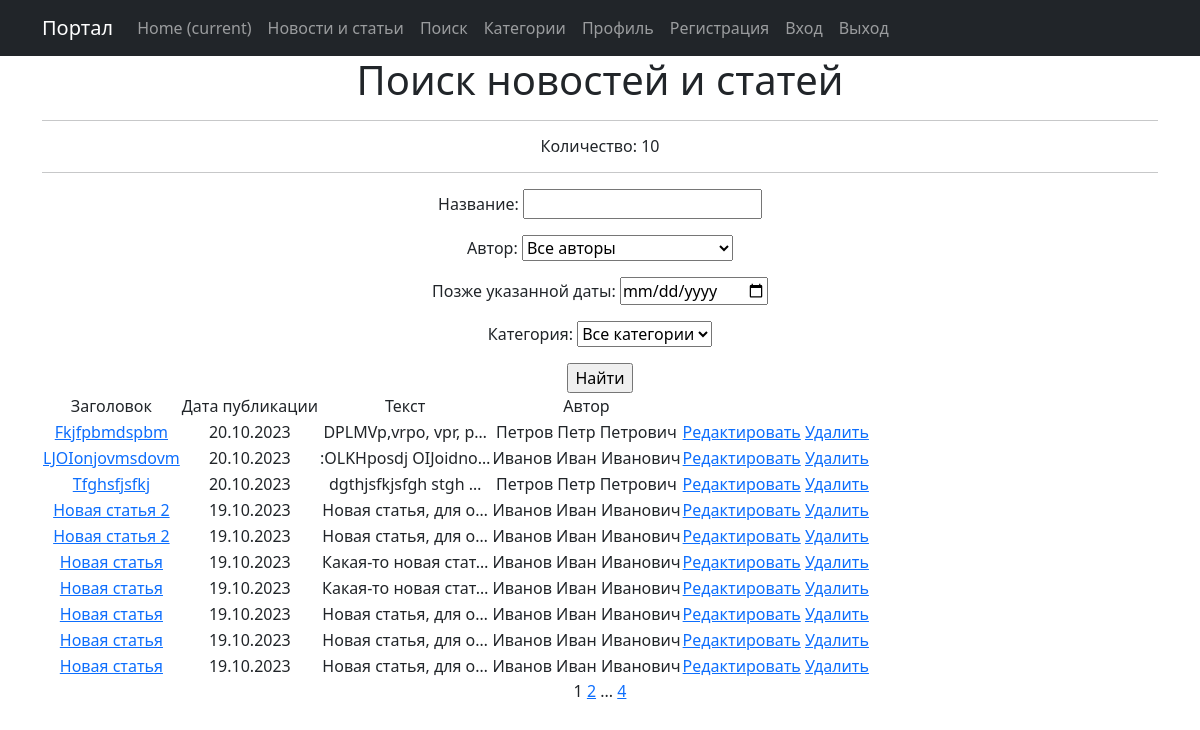
The page /news/search/ on the database as committed earlier.
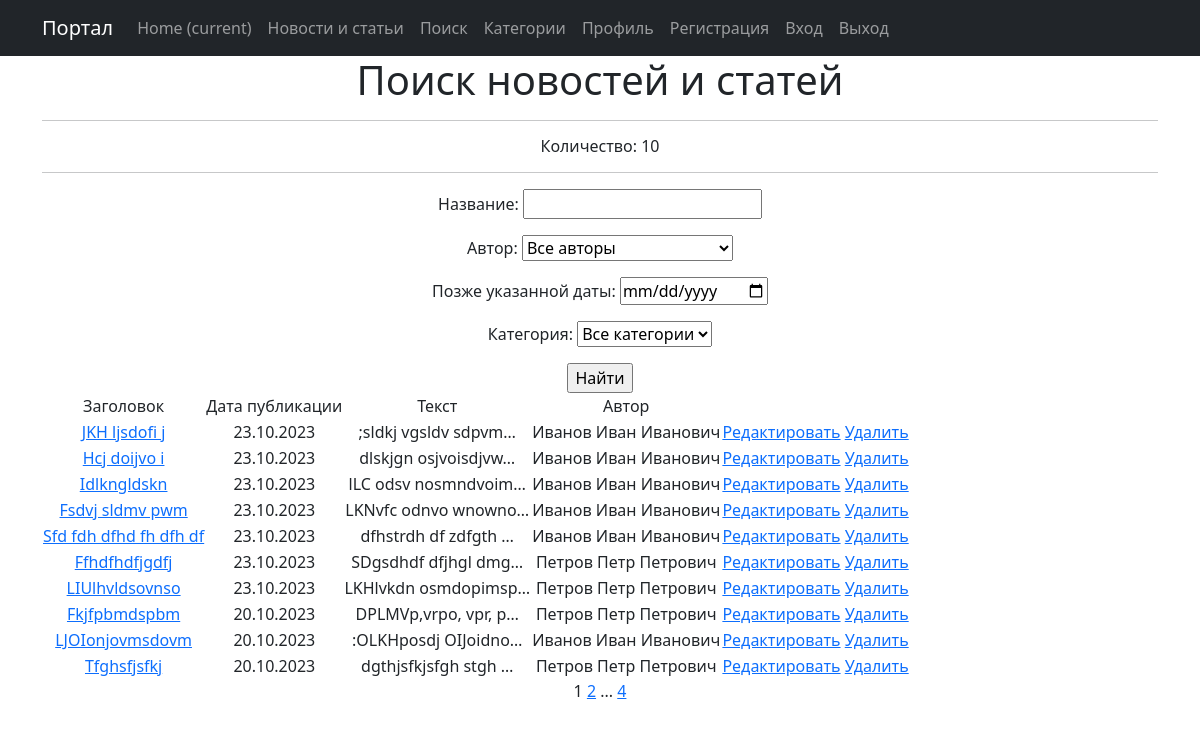
The same page on the database as committed later.
### news/models.py (models this page shows, shortened)
class Post(models.Model):
    article = 'AR'
    news = 'NW'
    POST_CHOICES = [
        (article, 'Статья'),
        (news, 'Новость')
    ]
    author = models.ForeignKey(Author, on_delete=models.CASCADE)
    post = models.CharField(max_length=2, choices=POST_CHOICES, default='NW')
    post_created = models.DateTimeField(auto_now_add=True)
    categories = models.ManyToManyField(Category, through='PostCategory')
    title = models.CharField(max_length=255)
    text = models.TextField()
    rating = models.IntegerField(default=0)

class Author(models.Model):
    user = models.OneToOneField(User, on_delete=models.CASCADE)
    rating = models.IntegerField(default=0)
    def __str__(self):
        return self.user.username

### news/views.py (the view)
# urls.py: path('search/', NewsSearchList.as_view(), name='posts_search'),
class NewsSearchList(ListView):
    model = Post
    ordering = '-post_created'
    template_name = 'news_search.html'
    context_object_name = 'news'
    paginate_by = 10
    def get_queryset(self):
        queryset = super().get_queryset()
        self.filterset = PostFilter(self.request.GET, queryset)
        return self.filterset.qs
    def get_context_data(self, **kwargs):
        context = super().get_context_data(**kwargs)
        context['filterset'] = self.filterset
        return context

### news/models.py (called while the page is built)
    def __str__(self):
        return self.name

### news/templatetags/custom_filters.py (called while the page is built)
@register.filter()
def censor(value):
    for word in words:
        value = value.replace(word, '*' * len(word))
    return value

### news/templatetags/custom_tags.py (called while the page is built)
@register.simple_tag(takes_context=True)
def url_replace(context, **kwargs):
    d = context['request'].GET.copy()
    for k, v in kwargs.items():
        d[k] = v
    return d.urlencode()

### templates/news_search.html (shortened to what this page needs)
{% extends 'default.html' %}
{% load custom_filters %}
{% load custom_tags %}
{% block content %}
    <h1>Поиск новостей и статей</h1>
    <hr>
    <h6>Количество: {{ news|length }}</h6>
    <hr>
    {% if news %}
        <form action="" method="get">
            {{ filterset.form.as_p }}
            <input type="submit" value="Найти">
        </form>
        <table>
            <tr>
                <td>Заголовок</td>
                <td>Дата публикации</td>
                <td>Текст</td>
                <td>Автор</td>
            </tr>
            {% for post in news %}
            <tr>
                <td>
                    <a href="{% url 'post_detail' post.id %}">{{ post.title | censor }}</a>
                </td>
                <td>{{ post.post_created|date:'d.m.Y' }}</td>
                <td>{{ post.text|truncatechars:20|censor }}</td>
                <td>{{ post.author.user.username }}</td>
                <td>
                    <a href="{% url 'post_edit' post.id %}">Редактировать</a>
                    <a href="{% url 'post_delete' post.id %}">Удалить</a>
                </td>
            </tr>
            {% endfor %}
        </table>
    {% else %}
        <h2>Новостей и статей нет!</h2>
    {% endif %}
    {{ page_obj.number }}
    {% if page_obj.has_next %}
        <a href="?{% url_replace page=page_obj.next_page_number %}">{{ page_obj.next_page_number }}</a>
        {% if paginator.num_pages != page_obj.next_page_number %}
            ...
            <a href="?{% url_replace page=page_obj.paginator.num_pages %}">{{ page_obj.paginator.num_pages}}</a>
        {% endif %}
    {% endif %}
{% endblock content %}

Rows that differ between the two databases and show on the page:
no longer on this page (row unchanged): Post: title|censor "Новая статья 2", post_created "19.10.2023", text|censor "Новая статья, для о…", author.user.username "Иванов Иван Иванович"
no longer on this page (row unchanged): Post: title|censor "Новая статья 2", post_created "19.10.2023", text|censor "Новая статья, для о…", author.user.username "Иванов Иван Иванович"
no longer on this page (row unchanged): Post: title|censor "Новая статья", post_created "19.10.2023", text|censor "Какая-то новая стат…", author.user.username "Иванов Иван Иванович"
no longer on this page (row unchanged): Post: title|censor "Новая статья", post_created "19.10.2023", text|censor "Какая-то новая стат…", author.user.username "Иванов Иван Иванович"
no longer on this page (row unchanged): Post: title|censor "Новая статья", post_created "19.10.2023", text|censor "Новая статья, для о…", author.user.username "Иванов Иван Иванович"
no longer on this page (row unchanged): Post: title|censor "Новая статья", post_created "19.10.2023", text|censor "Новая статья, для о…", author.user.username "Иванов Иван Иванович"
no longer on this page (row unchanged): Post: title|censor "Новая статья", post_created "19.10.2023", text|censor "Новая статья, для о…", author.user.username "Иванов Иван Иванович"
added Post: title|censor "JKH ljsdofi j", post_created "23.10.2023", text|censor ";sldkj vgsldv sdpvm…", author.user.username "Иванов Иван Иванович"
added Post: title|censor "Hcj doijvo i", post_created "23.10.2023", text|censor "dlskjgn osjvoisdjvw…", author.user.username "Иванов Иван Иванович"
added Post: title|censor "Idlkngldskn", post_created "23.10.2023", text|censor "lLC odsv nosmndvoim…", author.user.username "Иванов Иван Иванович"
added Post: title|censor "Fsdvj sldmv pwm", post_created "23.10.2023", text|censor "LKNvfc odnvo wnowno…", author.user.username "Иванов Иван Иванович"
added Post: title|censor "Sfd fdh dfhd fh dfh df", post_created "23.10.2023", text|censor "dfhstrdh df zdfgth …", author.user.username "Иванов Иван Иванович"
added Post: title|censor "Ffhdfhdfjgdfj", post_created "23.10.2023", text|censor "SDgsdhdf dfjhgl dmg…", author.user.username "Петров Петр Петрович"
added Post: title|censor "LIUlhvldsovnso", post_created "23.10.2023", text|censor "LKHlvkdn osmdopimsp…", author.user.username "Петров Петр Петрович"
